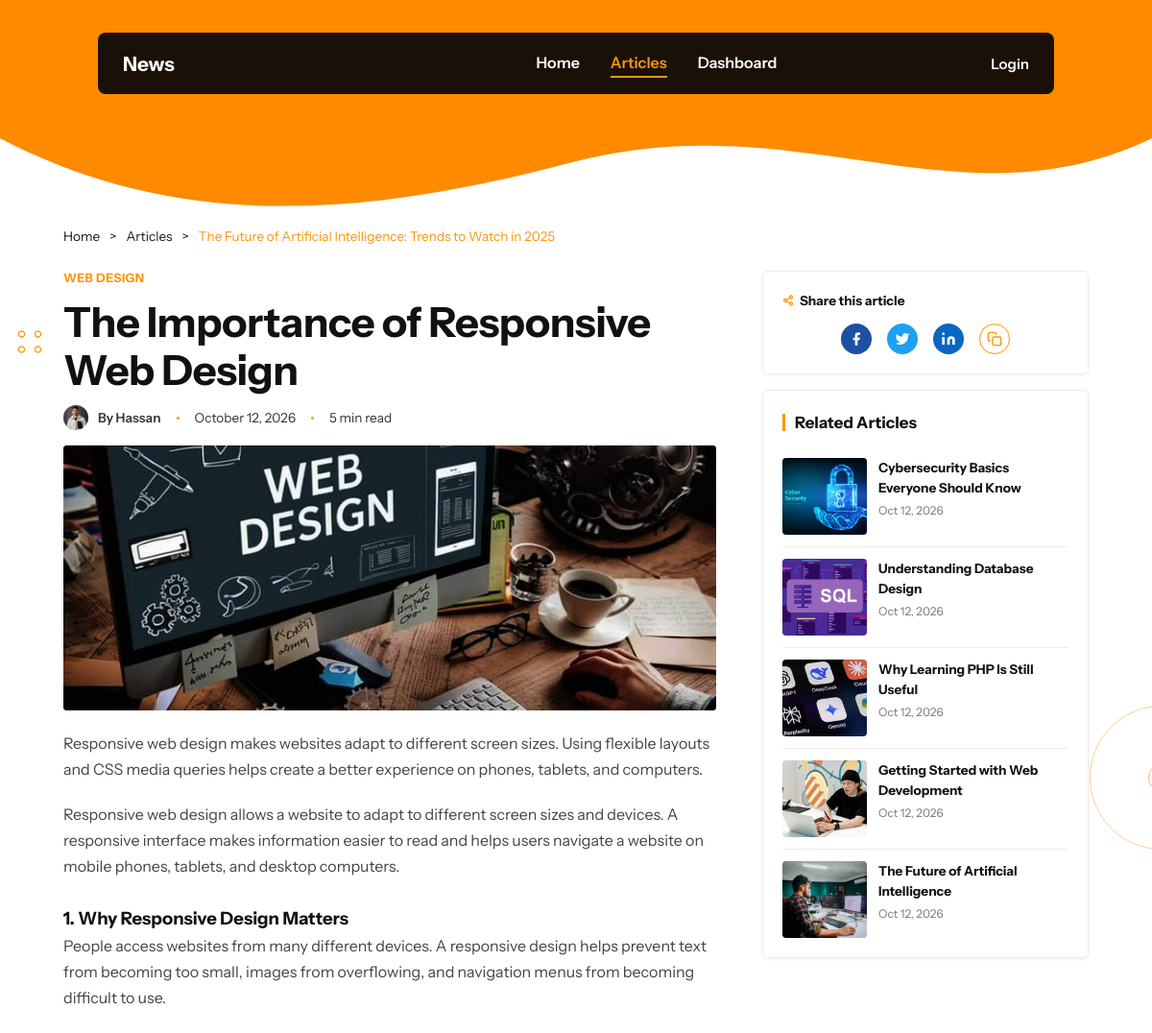
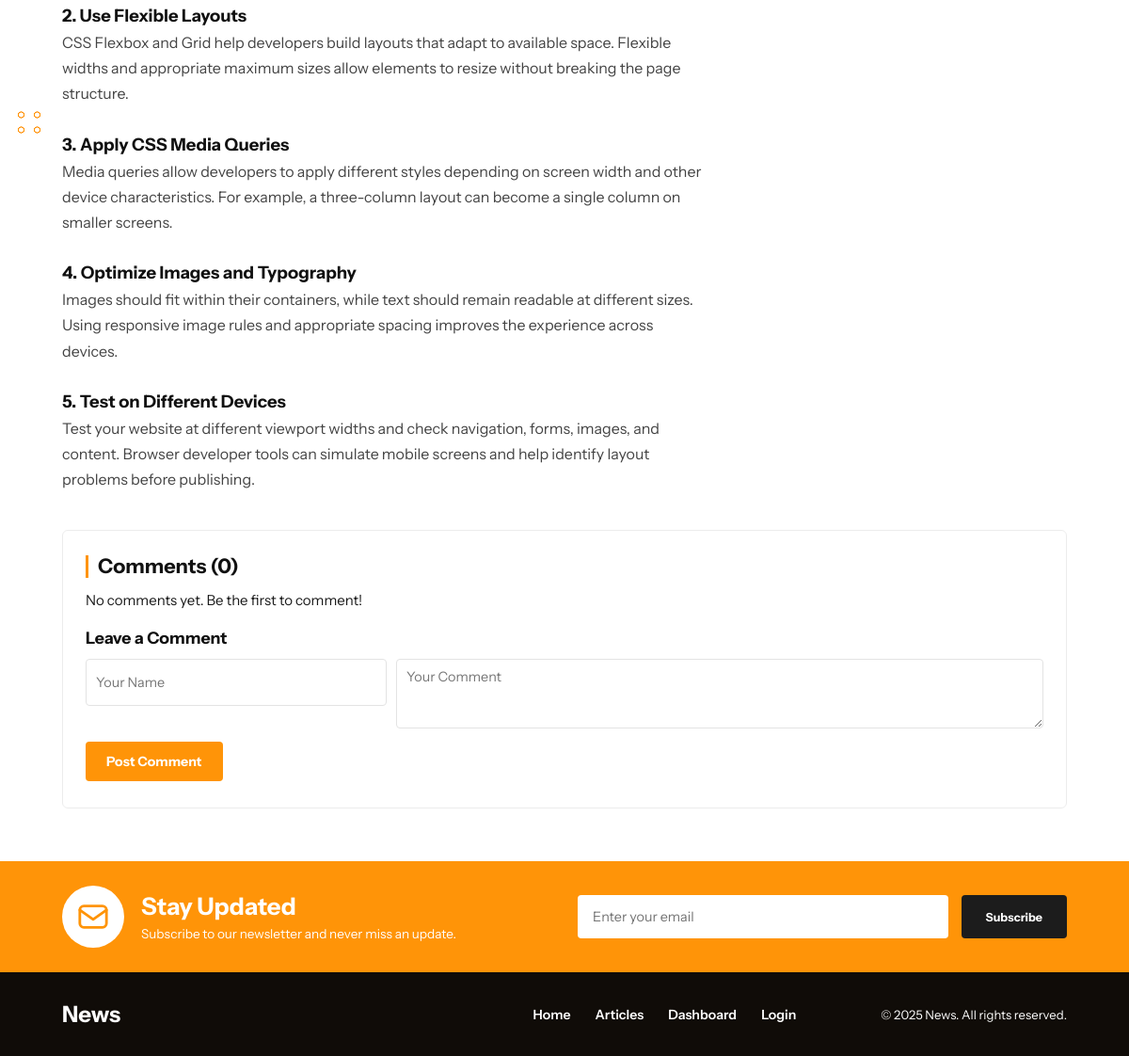
The page /article.php?id_article=6 on the database its author committed (2 pictures, top to bottom).
### tables this page shows
CREATE TABLE articles (
    id_article INT AUTO_INCREMENT PRIMARY KEY,
    title VARCHAR(255) NOT NULL,
    description TEXT NOT NULL,
    content longtext ,
    image VARCHAR(255),
    admin_id INT NOT NULL,
    category VARCHAR(50),
    created_at TIMESTAMP DEFAULT CURRENT_TIMESTAMP,
    updated_at TIMESTAMP DEFAULT CURRENT_TIMESTAMP
        ON UPDATE CURRENT_TIMESTAMP,

    FOREIGN KEY (admin_id)
        REFERENCES users(id)
        ON DELETE RESTRICT
);

### src/models/Post.php (called while the page is built, shortened)
<?php
require_once __DIR__ . "/../config/db.php";
class Articles
{
  private $conn;
  public function __construct()
  {
    $db = new Database();
    $this->conn = $db->Connection();
  }
  public function ReadAll()
  {
    $sql = "SELECT * FROM articles ORDER BY id_article DESC ";
    $stmt = $this->conn->query($sql);
    return $stmt->fetchAll(PDO::FETCH_ASSOC);
  }
  public function ReadById($id_article)
  {
    $sql = "SELECT * FROM articles WHERE id_article = :id_article ";
    $stmt = $this->conn->prepare($sql);
    $stmt->execute([
      "id_article" => $id_article
    ]);
    return $stmt->fetch(PDO::FETCH_ASSOC);
  }
}

### src/config/db.php (called while the page is built, shortened)
<?php
class Database
{
    public function Connection()
    {
        try {
            $host = getenv("DB_HOST") ?: "localhost";
            $dbname = getenv("DB_NAME") ?: "devBlog";
            $user = getenv("DB_USER") ?: "root";
            $password = getenv("DB_PASSWORD") ?: "";
            $this->conn = new PDO(
                "mysql:host={$host};dbname={$dbname};charset=utf8mb4",
                $user,
                $password
            );
            $this->conn->setAttribute(PDO::ATTR_ERRMODE,PDO::ERRMODE_EXCEPTION
            );
            return $this->conn;
        } catch (PDOException $e) {
            die("Database connection error: " . $e->getMessage());
        }
    }
}

### src/models/Comment.php (called while the page is built, shortened)
<?php
require_once __DIR__ . "/../config/db.php";
class Comments
{
    private PDO $conn;
    public function __construct()
    {
        $db = new Database();
        $this->conn = $db->Connection();
    }
    public function ReadByArticleId(int $article_id): array
    {
        $sql = "SELECT user_name, content, article_id, created_at
                FROM comments
                WHERE article_id = :article_id
                ORDER BY created_at DESC";
        $stmt = $this->conn->prepare($sql);
        $stmt->execute([':article_id' => $article_id]);
        return $stmt->fetchAll(PDO::FETCH_ASSOC);
    }
}

### public/article.php (the view, shortened to what this page needs)
<?php
require_once "../src/models/Post.php";
require_once "../src/models/Comment.php";
$calldArticle = new Articles();
$callComment = new Comments();
$id_article = $_GET['id_article'] ?? 0;
$ReadById = $calldArticle->ReadById($id_article);
$comments = $ReadById ? $callComment->ReadByArticleId((int) $id_article) : [];
?>
<!DOCTYPE html>
<html lang="en">
<head>
  <link rel="stylesheet" href="assets/css/style.css">
  <link rel="stylesheet" href="assets/css/article.css">
  <link rel="stylesheet" href="assets/css/header.css">
  <link rel="stylesheet" href="assets/css/animations.css">
</head>
<body class="article-page">
  <div class="page">
    <div class="page-bg" aria-hidden="true">
      <svg viewBox="0 0 1440 200" preserveAspectRatio="none" focusable="false">
        <path d="M0 0H1440V120C1200 200 1000 90 720 140C450 190 220 200 0 120Z" fill="#ff8a00" />
      </svg>
    </div>
    <span class="rings rings--left-1" aria-hidden="true"></span>
    <span class="rings rings--left-2" aria-hidden="true"></span>
    <span class="big-ring" aria-hidden="true"></span>
    <?php require_once __DIR__ . '/include/header.php'; ?>
    <main class="article-card">
      <?php if ($ReadById): ?>
        <nav class="breadcrumb" aria-label="Breadcrumb">
          <a href="index.html">Home</a>
          <span aria-hidden="true">&gt;</span>
          <a href="index.html#articles">Articles</a>
          <span aria-hidden="true">&gt;</span>
          <span class="breadcrumb__current" aria-current="page">The Future of Artificial Intelligence: Trends to Watch in 2025</span>
        </nav>
        <div class="article-layout">
          <article class="post">
            <span class="post__category">
              <?= htmlspecialchars($ReadById["category"] ?? '') ?>
            </span>
            <h1 class="post__title">
              <?= htmlspecialchars($ReadById["title"] ?? '') ?>
            </h1>
            <div class="post__meta">
              <img
                class="avatar"
                src="assets/images/hassa.jpg"
                alt="Author">
              <span class="post__author">By Hassan</span>
              <span class="dot" aria-hidden="true"></span>
              <time datetime="<?= htmlspecialchars($ReadById["created_at"] ?? '') ?>">
                <?= !empty($ReadById["created_at"])
                  ? date("F d, Y", strtotime($ReadById["created_at"]))
                  : '' ?>
              </time>
              <span class="dot" aria-hidden="true"></span>
              <span>5 min read</span>
            </div>
            <img
              class="post__image"
              src="<?= htmlspecialchars(
                      !empty($ReadById["image"])
                        ? (preg_match('~^(https?://|/)~i', $ReadById["image"])
                          ? $ReadById["image"]
                          : 'assets/images/articles/' . ltrim($ReadById["image"], '/'))
                        : 'assets/images/hassa.jpg',
                      ENT_QUOTES,
                      'UTF-8'
                    ) ?>"
              alt="<?= htmlspecialchars($ReadById["title"] ?? '', ENT_QUOTES, 'UTF-8') ?>"
              onerror="this.onerror=null;this.src='assets/images/hassa.jpg';">
            <p class="post__description">
              <?= htmlspecialchars($ReadById["description"] ?? '') ?>
            </p>
            <div class="post__content">
              <?php
              $postContent = html_entity_decode($ReadById["content"] ?? '', ENT_QUOTES, 'UTF-8');
              echo strip_tags($postContent, '<h2><h3><p><br><strong><em><b><i><ul><ol><li><a><blockquote>');
              ?>
            </div>
          </article>
        <?php else: ?>
          <p>Article not found.</p>
        <?php endif; ?>
        <aside class="sidebar">
          <section class="side-box share">
            <h2 class="share__title">
              Share this article
            </h2>
            <div class="share__icons">
              <a href="#" class="share__btn share__btn--facebook" aria-label="Share on Facebook">
                <svg width="16" height="16" viewBox="0 0 24 24" fill="currentColor" aria-hidden="true">
                  <path d="M18 2h-3a5 5 0 00-5 5v3H7v4h3v8h4v-8h3l1-4h-4V7a1 1 0 011-1h3z"></path>
                </svg>
              </a>
              <a href="#" class="share__btn share__btn--twitter" aria-label="Share on Twitter">
                <svg width="16" height="16" viewBox="0 0 24 24" fill="currentColor" aria-hidden="true">
                  <path d="M23 3a10.9 10.9 0 01-3.14 1.53 4.48 4.48 0 00-7.86 3v1A10.66 10.66 0 013 4s-4 9 5 13a11.64 11.64 0 01-7 2c9 5 20 0 20-11.5a4.5 4.5 0 00-.08-.83A7.72 7.72 0 0023 3z"></path>
                </svg>
              </a>
              <a href="#" class="share__btn share__btn--linkedin" aria-label="Share on LinkedIn">
                <svg width="16" height="16" viewBox="0 0 24 24" fill="currentColor" aria-hidden="true">
                  <path d="M16 8a6 6 0 016 6v7h-4v-7a2 2 0 00-2-2 2 2 0 00-2 2v7h-4v-7a6 6 0 016-6z"></path>
                  <rect x="2" y="9" width="4" height="12"></rect>
                  <circle cx="4" cy="4" r="2"></circle>
                </svg>
              </a>
              <button type="button" class="share__btn share__btn--copy" aria-label="Copy link" id="copyLink">
                <svg width="16" height="16" viewBox="0 0 24 24" fill="none" stroke="currentColor" stroke-width="2" stroke-linecap="round" stroke-linejoin="round" aria-hidden="true">
                  <rect x="9" y="9" width="13" height="13" rx="2"></rect>
                  <path d="M5 15H4a2 2 0 01-2-2V4a2 2 0 012-2h9a2 2 0 012 2v1"></path>
                </svg>
              </button>
            </div>
          </section>
          <?php
          $relatedArticles = $calldArticle->ReadAll();
          ?>
          <section class="side-box related">
            <h2 class="bar-title">Related Articles</h2>
            <ul>
              <?php foreach ($relatedArticles as $related): ?>
                <?php if (!$ReadById || $related['id_article'] != $ReadById['id_article']): ?>
                  <li>
                    <a
                      href="article.php?id_article=<?= (int) $related['id_article'] ?>"
                      class="related__item">
                      <img
                        src="assets/images/articles/<?= htmlspecialchars($related['image'] ?? '') ?>"
                        alt="<?= htmlspecialchars($related['title']) ?>">
                      <span>
                        <strong>
                          <?= htmlspecialchars($related['title']) ?>
                        </strong>
                        <time datetime="<?= htmlspecialchars($related['created_at'] ?? '') ?>">
                          <?= !empty($related['created_at'])
                            ? date('M d, Y', strtotime($related['created_at']))
                            : '' ?>
                        </time>
                      </span>
                    </a>
                  </li>
                <?php endif; ?>
              <?php endforeach; ?>
            </ul>
          </section>
        </aside>
        </div>
        <section class="comments" aria-labelledby="commentsTitle">
          <h2 class="bar-title bar-title--lg" id="commentsTitle">
            Comments (<?= count($comments) ?>)
          </h2>
          <ul class="comments__list" id="commentList">
            <?php if (empty($comments)): ?>
              <li class="comment-empty">No comments yet. Be the first to comment!</li>
            <?php endif; ?>
          </ul>
          <form class="comment-form" id="commentForm" method="POST"
            action="article.php?id_article=<?= (int) $id_article ?>#commentsTitle">
            <h3>Leave a Comment</h3>
            <div class="comment-form__fields">
              <input type="text" id="cName" name="username" placeholder="Your Name"
                aria-label="Your Name" maxlength="100" required>
              <textarea id="cText" name="comment" placeholder="Your Comment"
                aria-label="Your Comment" rows="3" maxlength="5000" required></textarea>
            </div>
            <button type="submit" class="btn-orange" name="send_comment" value="1">Post Comment</button>
          </form>
        </section>
    </main>
     <?php  include_once "include/footer.php" ?>
  </div>
</body>
</html>

### public/assets/css/style.css (style rules this page uses)
*, *::before, *::after { box-sizing: border-box; margin: 0; padding: 0; }
html { scroll-behavior: smooth; }
body { font-family: var(--font); color: var(--white); }
a { color: inherit; text-decoration: none; }

### public/assets/css/Animations.css (style rules this page uses)
.reveal { opacity: 0; }
.reveal.is-visible { animation: reveal-up 0.7s cubic-bezier(0.22, 0.61, 0.36, 1) var(--reveal-delay, 0ms) both; }
.reveal--fade.is-visible { animation-name: reveal-fade; }
.has-ripple { position: relative; overflow: hidden; }
.share__btn--copy { position: relative; }

### public/assets/css/rout.css (style rules this page uses)
:root { --orange: #FF9408; --brown: #100C08; --brown-nav: #0b0a09f0; --blue: #1e90ff; --white: #ffffff; --font: "Instrument Sans", "Segoe UI", system-ui, -apple-system, sans-serif; }

### public/assets/css/footer.css (style rules this page uses)
:root { --gutter: clamp(20px, 5.5vw, 120px); }

### rows shown on the page
articles: category "WEB DESIGN", title "The Importance of Responsive Web Design", created_at "October 12, 2026", image (picture), description "Responsive web design makes websites adapt to different screen sizes. Using flexible layouts and CSS media queries helps create a better experience on phones, tablets, and computers.", content "Responsive web design allows a website to adapt to different screen sizes and devices. A responsive interface makes information easier to read and helps users navigate a website on mobile phones, tablets, and desktop computers. 1. Why Responsive Design Matters People access websites from many different devices. A responsive design helps prevent text from becoming too small, images from overflowing, and navigation menus from becoming difficult to use. 2. Use Flexible Layouts CSS Flexbox and Grid help developers build layouts that adapt to available space. Flexible widths and appropriate maximum sizes allow elements to resize without breaking the page structure. 3. Apply CSS Media Queries…"
articles: image (picture), title "Cybersecurity Basics Everyone Should Know", created_at "Oct 12, 2026"
articles: image (picture), title "Understanding Database Design", created_at "Oct 12, 2026"
articles: image (picture), title "Why Learning PHP Is Still Useful", created_at "Oct 12, 2026"
articles: image (picture), title "Getting Started with Web Development", created_at "Oct 12, 2026"
articles: image (picture), title "The Future of Artificial Intelligence", created_at "Oct 12, 2026"

### other values the page prints
count($comments) "0"
